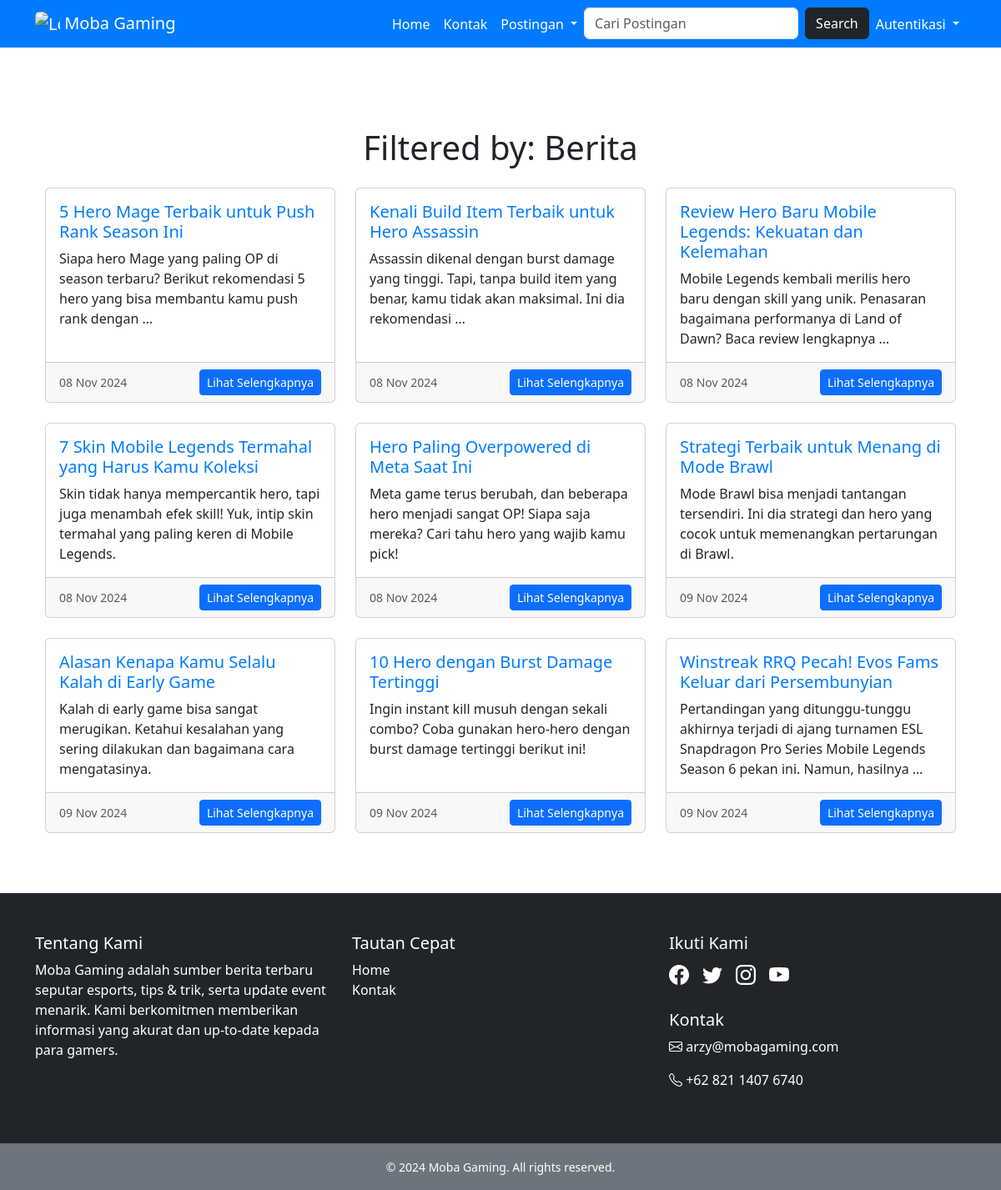
Screenshot of /berita with the database file from the repository.
### berita/models.py (models this page shows, shortened)
class Post(models.Model):
    BERITA = 'berita'
    TURNAMEN = 'turnamen'
    BURSA_TRANSFER = 'bursa_transfer'
    TIPS = 'tips'
    CATEGORY_CHOICES = [
        (BERITA, 'Berita'),
        (TURNAMEN, 'Turnamen'),
        (TIPS, 'Tips'),
        (BURSA_TRANSFER, 'Bursa Transfer'),
    ]
    title = models.CharField(max_length=100)
    content = models.TextField()
    category = models.CharField(
        max_length=50,
        choices=CATEGORY_CHOICES,
        default=BERITA,  # Default kategori adalah Berita
    )
    slug = models.SlugField(max_length=200, unique=True, blank=True, null=True)
    created_at = models.DateField(auto_now_add=True)

### berita/views.py (the view)
# urls.py: path('berita', views.berita, name='berita'),
def berita(request):
    posts = Post.objects.filter(category="berita")
    return render(request, 'berita.html', {'posts': posts})

### berita/templates/berita.html
{% extends 'base.html' %} {% block content %} {% load static %}
<div class="container mt-5">
  <h1 class="text-center mb-4">Filtered by: Berita</h1>
  <div class="row">
    {% for post in posts %}
    <div class="col-md-4 mb-4">
      <div class="card h-100">
        <div class="card-body d-flex flex-column">
          <h5 class="card-title">
            <a href="{% url 'detail' post.slug %}" style="text-decoration: none; color: #007bff"> {{ post.title }} </a>
          </h5>
          <p class="card-text">{{ post.content|truncatewords:20 }}</p>
        </div>
        <div class="card-footer text-muted d-flex justify-content-between align-items-center">
          <small>{{ post.created_at|date:"d M Y" }}</small>
          <a href="{% url 'detail' post.slug %}" class="btn btn-primary btn-sm">Lihat Selengkapnya</a>
        </div>
      </div>
    </div>
    {% empty %}
    <div class="col-12 text-center text-muted">
      <p>Belum ada postingan berita.</p>
    </div>
    {% endfor %}
  </div>
</div>
{% endblock %}

### berita/templates/base.html (style rules this page uses)
* { font-family: system-ui, -apple-system, BlinkMacSystemFont, "Segoe UI", Roboto, Oxygen, Ubuntu, Cantarell, "Open Sans", "Helvetica Neue", sans-serif; }
body { display: flex; flex-direction: column; min-height: 100vh; }

### rows the page displays
Post: title "5 Hero Mage Terbaik untuk Push Rank Season Ini", content "Siapa hero Mage yang paling OP di season terbaru? Berikut rekomendasi 5 hero yang bisa membantu kamu push rank dengan …", created_at "08 Nov 2024"
Post: title "Kenali Build Item Terbaik untuk Hero Assassin", content "Assassin dikenal dengan burst damage yang tinggi. Tapi, tanpa build item yang benar, kamu tidak akan maksimal. Ini dia rekomendasi …", created_at "08 Nov 2024"
Post: title "Review Hero Baru Mobile Legends: Kekuatan dan Kelemahan", content "Mobile Legends kembali merilis hero baru dengan skill yang unik. Penasaran bagaimana performanya di Land of Dawn? Baca review lengkapnya …", created_at "08 Nov 2024"
Post: title "7 Skin Mobile Legends Termahal yang Harus Kamu Koleksi", content "Skin tidak hanya mempercantik hero, tapi juga menambah efek skill! Yuk, intip skin termahal yang paling keren di Mobile Legends.", created_at "08 Nov 2024"
Post: title "Hero Paling Overpowered di Meta Saat Ini", content "Meta game terus berubah, dan beberapa hero menjadi sangat OP! Siapa saja mereka? Cari tahu hero yang wajib kamu pick!", created_at "08 Nov 2024"
Post: title "Strategi Terbaik untuk Menang di Mode Brawl", content "Mode Brawl bisa menjadi tantangan tersendiri. Ini dia strategi dan hero yang cocok untuk memenangkan pertarungan di Brawl.", created_at "09 Nov 2024"
Post: title "Alasan Kenapa Kamu Selalu Kalah di Early Game", content "Kalah di early game bisa sangat merugikan. Ketahui kesalahan yang sering dilakukan dan bagaimana cara mengatasinya.", created_at "09 Nov 2024"
Post: title "10 Hero dengan Burst Damage Tertinggi", content "Ingin instant kill musuh dengan sekali combo? Coba gunakan hero-hero dengan burst damage tertinggi berikut ini!", created_at "09 Nov 2024"
Post: title "Winstreak RRQ Pecah! Evos Fams Keluar dari Persembunyian", content "Pertandingan yang ditunggu-tunggu akhirnya terjadi di ajang turnamen ESL Snapdragon Pro Series Mobile Legends Season 6 pekan ini. Namun, hasilnya …", created_at "09 Nov 2024"
